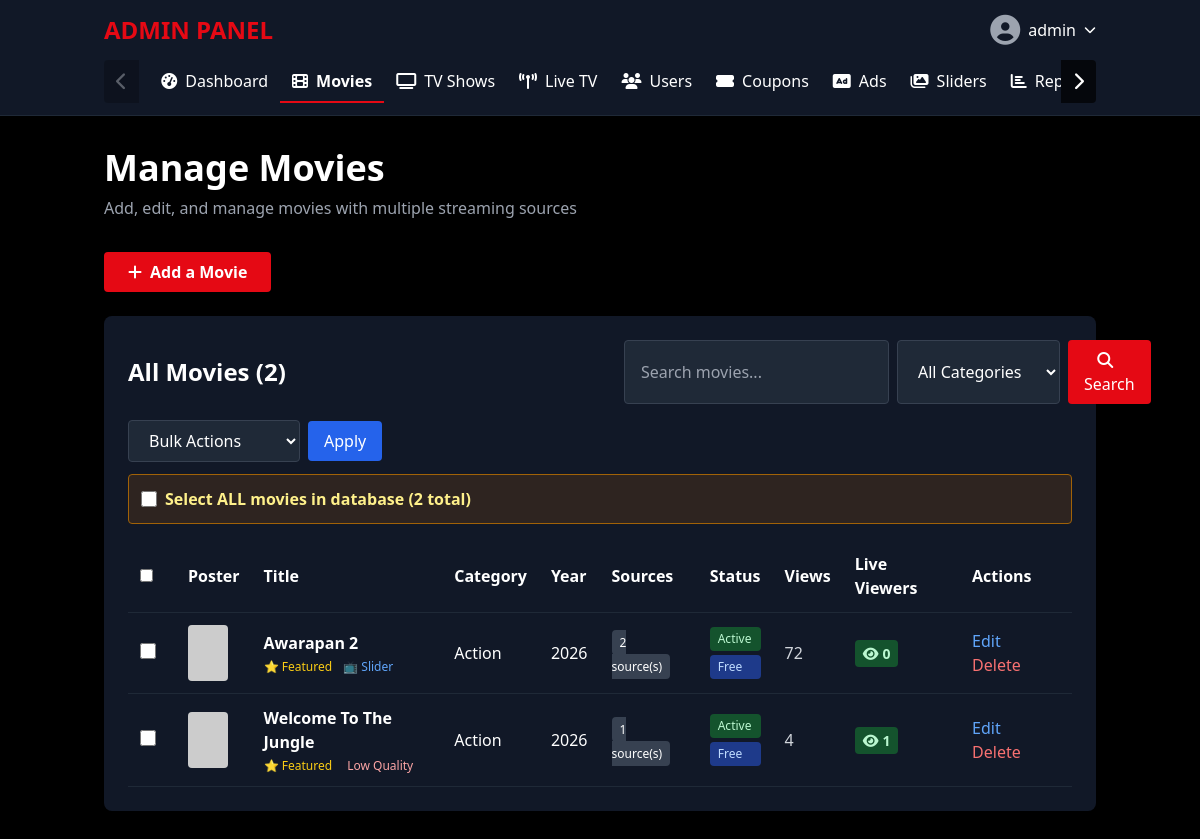
The page /admin/index.php?tab=movies (signed in) on the database its author committed.
### tables this page shows
CREATE TABLE `movies` (
  `id` int(11) NOT NULL AUTO_INCREMENT,
  `title` varchar(255) NOT NULL,
  `description` text DEFAULT NULL,
  `thumbnail` varchar(255) DEFAULT NULL,
  `poster` varchar(255) DEFAULT NULL,
  `video_url` varchar(500) DEFAULT NULL,
  `duration` int(11) DEFAULT NULL,
  `release_year` year(4) DEFAULT NULL,
  `rating` decimal(3,1) DEFAULT 0.0,
  `views` int(11) DEFAULT 0,
  `category_id` int(11) DEFAULT NULL,
  `featured` tinyint(1) DEFAULT 0,
  `created_at` timestamp NOT NULL DEFAULT current_timestamp(),
  `updated_at` timestamp NOT NULL DEFAULT current_timestamp() ON UPDATE current_timestamp(),
  `sources` text DEFAULT NULL COMMENT 'JSON array of stream sources',
  `is_active` tinyint(1) DEFAULT 1,
  `tmdb_id` int(11) DEFAULT NULL,
  `slug` varchar(255) DEFAULT NULL,
  `is_free` tinyint(1) DEFAULT 1 COMMENT 'Free content available to all logged-in users',
  `is_premium` tinyint(1) DEFAULT 0 COMMENT 'Premium content requires subscription',
  `show_in_slider` tinyint(1) DEFAULT 0 COMMENT 'Show in homepage slider',
  `cast_data` text DEFAULT NULL COMMENT 'JSON cast from TMDB',
  `director` varchar(255) DEFAULT NULL,
  `genres` text DEFAULT NULL COMMENT 'JSON genre names',
  `tags` text DEFAULT NULL COMMENT 'JSON tags e.g. Hindi Dubbed',
  `quality_label` varchar(50) DEFAULT NULL COMMENT 'Badge on poster e.g. HD',
  `backdrop` varchar(500) DEFAULT NULL COMMENT 'TMDB banner/backdrop URL',
  `download_links` text DEFAULT NULL COMMENT 'JSON download links',
  `trailer_url` varchar(500) DEFAULT NULL COMMENT 'YouTube or embed trailer URL',
  PRIMARY KEY (`id`),
  KEY `category_id` (`category_id`),
  CONSTRAINT `movies_ibfk_1` FOREIGN KEY (`category_id`) REFERENCES `categories` (`id`) ON DELETE SET NULL
);

CREATE TABLE `categories` (
  `id` int(11) NOT NULL AUTO_INCREMENT,
  `name` varchar(100) NOT NULL,
  `slug` varchar(100) NOT NULL,
  `created_at` timestamp NOT NULL DEFAULT current_timestamp(),
  `description` text DEFAULT NULL,
  `tmdb_genre_id` int(11) DEFAULT NULL,
  `display_order` int(11) DEFAULT 0,
  `is_active` tinyint(1) DEFAULT 1,
  PRIMARY KEY (`id`),
  UNIQUE KEY `slug` (`slug`)
);

### includes/movie_helpers.php (called while the page is built, shortened)
<?php
function movieImageUrl(?string $path, string $size = 'w500'): string
{
    if (preg_match('#^https?://#i', $path)) {
        return $path;
    }
    return assetUrl($path);
}
function moviePosterUrl(array $movie): string
{
    $url = movieImageUrl($movie['poster'] ?? '', 'w500');
    return $url !== '' ? $url : FALLBACK_POSTER;
}

### admin/includes/functions.php (called while the page is built, shortened)
<?php
function parseSources($sourcesJson) {
    $sources = json_decode($sourcesJson, true);
    return is_array($sources) ? $sources : [];
}
?>

### admin/includes/movie_admin.php (called while the page is built, shortened)
<?php
require_once __DIR__ . '/../../includes/movie_helpers.php';
function getMovieConcurrentViewers($conn, int $movieId): int
{
    try {
        $conn->query('DELETE FROM movie_viewers WHERE last_ping < DATE_SUB(NOW(), INTERVAL 30 SECOND)');
        $stmt = $conn->prepare('SELECT COUNT(DISTINCT session_id) AS count FROM movie_viewers WHERE movie_id = ?');
        $stmt->bind_param('i', $movieId);
        $stmt->execute();
        $row = $stmt->get_result()->fetch_assoc();
        return (int) ($row['count'] ?? 0);
    } catch (Exception $e) {
        return 0;
    }
}

### admin/movies.php (the view, shortened to what this page needs)
<?php
require_once __DIR__ . '/includes/functions.php';
require_once __DIR__ . '/includes/movie_admin.php';
require_once __DIR__ . '/../includes/movie_helpers.php';
$conn = getDBConnection();
$search = isset($_GET['search']) ? sanitize($_GET['search']) : '';
$per_page = 50;
$current_page = isset($_GET['page']) ? max(1, (int) $_GET['page']) : 1;
$offset = ($current_page - 1) * $per_page;
$where_clause = 'WHERE 1=1';
$filter_params = [];
$filter_types = '';
$count_query = "SELECT COUNT(*) as total FROM movies m $where_clause";
if (!empty($filter_params)) {
    $count_stmt = $conn->prepare($count_query);
    $count_stmt->bind_param($filter_types, ...$filter_params);
    $count_stmt->execute();
    $total_count = (int) $count_stmt->get_result()->fetch_assoc()['total'];
} else {
    $total_count = (int) $conn->query($count_query)->fetch_assoc()['total'];
}
$query = "SELECT m.*, c.name as category_name FROM movies m LEFT JOIN categories c ON m.category_id = c.id $where_clause ORDER BY m.featured DESC, m.title ASC LIMIT ? OFFSET ?";
$params = $filter_params;
$types = $filter_types;
$params[] = $per_page;
$params[] = $offset;
$types .= 'ii';
$stmt = $conn->prepare($query);
$stmt->bind_param($types, ...$params);
$stmt->execute();
$movies = $stmt->get_result()->fetch_all(MYSQLI_ASSOC);
?>
<div class="mb-8">
    <h1 class="text-4xl font-bold mb-2">Manage Movies</h1>
    <p class="text-gray-400">Add, edit, and manage movies with multiple streaming sources</p>
</div>
<div class="mb-6">
    <button type="button" onclick="toggleAddMovieForm()" id="add-movie-btn" class="bg-netflix-red hover:bg-red-700 px-6 py-2 rounded font-semibold">
        <i class="fas fa-plus mr-2"></i>Add a Movie
    </button>
</div>
<div class="bg-gray-900 rounded-lg p-6">
    <div class="flex flex-col md:flex-row md:items-center md:justify-between mb-4 gap-4">
        <h2 class="text-2xl font-bold">All Movies (<?php echo number_format($total_count); ?>)</h2>
        <form method="GET" action="" class="flex flex-col md:flex-row gap-2 flex-1 md:max-w-md">
            <input type="text" name="search" value="<?php echo htmlspecialchars($search); ?>" placeholder="Search movies..." class="flex-1 bg-gray-800 border border-gray-700 rounded px-4 py-2 text-white">
            <select name="category" class="bg-gray-800 border border-gray-700 rounded px-4 py-2 text-white">
                <option value="">All Categories</option>
            </select>
            <button type="submit" class="bg-netflix-red px-4 py-2 rounded hover:bg-red-700"><i class="fas fa-search mr-2"></i>Search</button>
        </form>
    </div>
    <form method="POST" action="" id="bulk-action-form" onsubmit="return confirmMovieBulkAction()">
        <div class="flex flex-col md:flex-row gap-2 items-start md:items-center mb-3">
            <select name="bulk_action" class="bg-gray-800 border border-gray-700 rounded px-4 py-2 text-white" required>
                <option value="">Bulk Actions</option>
            </select>
            <button type="submit" class="bg-blue-600 hover:bg-blue-700 px-4 py-2 rounded">Apply</button>
        </div>
        <div class="mb-3 p-3 bg-yellow-900 bg-opacity-30 border border-yellow-700 rounded">
            <label class="flex items-center cursor-pointer">
                <input type="checkbox" id="select-all-database" class="w-4 h-4 text-yellow-500 bg-gray-800 border-gray-700 rounded mr-2" onchange="handleSelectAllMoviesDatabase(this)">
                <span class="text-yellow-200 font-semibold">Select ALL movies in database (<?php echo number_format($total_count); ?> total)</span>
            </label>
        </div>
        <div class="overflow-x-auto mt-4">
            <table class="w-full">
                <thead>
                    <tr class="border-b border-gray-800">
                        <th class="text-left p-3 w-12"><input type="checkbox" id="select-all-movies" onchange="toggleAllMovies(this)"></th>
                        <th class="text-left p-3">Poster</th>
                        <th class="text-left p-3">Title</th>
                        <th class="text-left p-3">Category</th>
                        <th class="text-left p-3">Year</th>
                        <th class="text-left p-3">Sources</th>
                        <th class="text-left p-3">Status</th>
                        <th class="text-left p-3">Views</th>
                        <th class="text-left p-3">Live Viewers</th>
                        <th class="text-left p-3">Actions</th>
                    </tr>
                </thead>
                <tbody>
                    <?php foreach ($movies as $movie): ?>
                    <?php $movie_sources = parseSources($movie['sources'] ?? '[]'); ?>
                    <tr class="border-b border-gray-800 hover:bg-gray-800">
                        <td class="p-3"><input type="checkbox" name="selected_movies[]" value="<?php echo (int) $movie['id']; ?>" class="movie-checkbox w-4 h-4 text-netflix-red bg-gray-800 border-gray-700 rounded"></td>
                        <td class="p-3">
                            <?php $poster = moviePosterUrl($movie); ?>
                            <img src="<?php echo htmlspecialchars($poster); ?>" alt="" class="w-10 h-14 object-cover bg-gray-800 rounded" onerror="this.src='<?php echo FALLBACK_POSTER; ?>'">
                        </td>
                        <td class="p-3">
                            <div class="font-semibold"><?php echo htmlspecialchars($movie['title']); ?></div>
                            <div class="text-xs text-gray-400 mt-1">
                                <?php if ($movie['featured']): ?><span class="text-yellow-400 mr-2">⭐ Featured</span><?php endif; ?>
                                <?php if ($movie['show_in_slider']): ?><span class="text-blue-400">📺 Slider</span><?php endif; ?>
                                <?php if (!empty($movie['quality_label'])): ?><span class="text-red-300 ml-1"><?php echo htmlspecialchars($movie['quality_label']); ?></span><?php endif; ?>
                            </div>
                        </td>
                        <td class="p-3"><?php echo htmlspecialchars($movie['category_name'] ?? 'N/A'); ?></td>
                        <td class="p-3"><?php echo (int) ($movie['release_year'] ?? 0); ?></td>
                        <td class="p-3"><span class="px-2 py-1 bg-gray-700 rounded text-xs"><?php echo count($movie_sources); ?> source(s)</span></td>
                        <td class="p-3">
                            <div class="flex flex-col gap-1">
                                <span class="px-2 py-1 rounded text-xs <?php echo ($movie['is_active'] ?? 1) ? 'bg-green-900 text-green-200' : 'bg-gray-700 text-gray-300'; ?>"><?php echo ($movie['is_active'] ?? 1) ? 'Active' : 'Inactive'; ?></span>
                                <span class="px-2 py-1 rounded text-xs <?php echo ($movie['is_free'] ?? 1) ? 'bg-blue-900 text-blue-200' : 'bg-purple-900 text-purple-200'; ?>"><?php echo ($movie['is_free'] ?? 1) ? 'Free' : 'Premium'; ?></span>
                            </div>
                        </td>
                        <td class="p-3"><span class="text-gray-300"><?php echo number_format($movie['views'] ?? 0); ?></span></td>
                        <td class="p-3">
                            <span class="px-2 py-1 bg-green-900 text-green-200 rounded text-sm font-semibold" id="live-viewers-<?php echo (int) $movie['id']; ?>">
                                <i class="fas fa-eye mr-1"></i><span class="viewer-count"><?php echo getMovieConcurrentViewers($conn, (int) $movie['id']); ?></span>
                            </span>
                        </td>
                        <td class="p-3">
                            <a href="?tab=edit-movie&id=<?php echo (int) $movie['id']; ?>" class="text-blue-400 hover:text-blue-300 mr-3">Edit</a>
                            <a href="?tab=movies&delete=<?php echo (int) $movie['id']; ?>" onclick="return confirm('Are you sure?')" class="text-red-400 hover:text-red-300">Delete</a>
                        </td>
                    </tr>
                    <?php endforeach; ?>
                </tbody>
            </table>
        </div>
    </form>
</div>

### admin/index.php (style rules this page uses)
body { background-color: #141414; color: #e5e5e5; }
.bg-netflix-red { background-color: #e50914; }

### rows shown on the page
movies: title "Awarapan 2", featured "⭐ Featured", show_in_slider "📺 Slider", category.name "Action", release_year "2026", sources "2", is_active "Active", is_free "Free", views "72", id "0"
movies: title "Welcome To The Jungle", featured "⭐ Featured", quality_label "Low Quality", category.name "Action", release_year "2026", sources "1", is_active "Active", is_free "Free", views "4", id "1"

### other values the page prints
$_SESSION['admin_username'] "admin"
$total_count "2"
